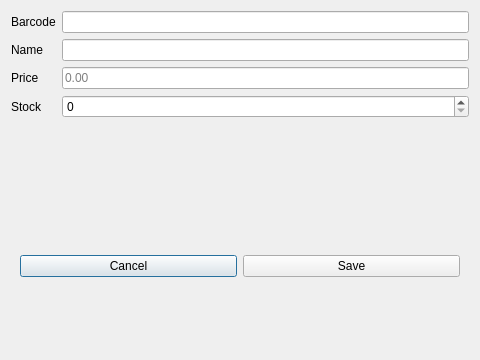
<?xml version="1.0" encoding="UTF-8"?>
<ui version="4.0">
 <class>ProductDialog</class>
 <widget class="QDialog" name="ProductDialog">
  <property name="geometry">
   <rect>
    <x>0</x>
    <y>0</y>
    <width>480</width>
    <height>360</height>
   </rect>
  </property>
  <property name="windowTitle">
   <string>Product</string>
  </property>
  <layout class="QVBoxLayout" name="verticalLayout">
   <item>
    <layout class="QFormLayout" name="formLayout">
     <item row="0" column="0">
      <widget class="QLabel" name="label_barcode">
       <property name="text">
        <string>Barcode</string>
       </property>
      </widget>
     </item>
     <item row="0" column="1">
      <widget class="QLineEdit" name="edit_barcode"/>
     </item>
     <item row="1" column="0">
      <widget class="QLabel" name="label_name">
       <property name="text">
        <string>Name</string>
       </property>
      </widget>
     </item>
     <item row="1" column="1">
      <widget class="QLineEdit" name="edit_name"/>
     </item>
     <item row="2" column="0">
      <widget class="QLabel" name="label_price">
       <property name="text">
        <string>Price</string>
       </property>
      </widget>
     </item>
     <item row="2" column="1">
      <widget class="QLineEdit" name="edit_price">
       <property name="placeholderText">
        <string>0.00</string>
       </property>
      </widget>
     </item>
     <item row="3" column="0">
      <widget class="QLabel" name="label_stock">
       <property name="text">
        <string>Stock</string>
       </property>
      </widget>
     </item>
     <item row="3" column="1">
      <widget class="QSpinBox" name="spin_stock">
       <property name="minimum">
        <number>0</number>
       </property>
       <property name="maximum">
        <number>100000</number>
       </property>
      </widget>
     </item>
    </layout>
   </item>
   <item>
    <widget class="QWidget" name="buttonRow">
     <layout class="QHBoxLayout" name="buttonLayout">
      <item>
       <widget class="QPushButton" name="btn_cancel">
        <property name="text">
         <string>Cancel</string>
        </property>
       </widget>
      </item>
      <item>
       <widget class="QPushButton" name="btn_save">
        <property name="text">
         <string>Save</string>
        </property>
       </widget>
      </item>
     </layout>
    </widget>
   </item>
  </layout>
 </widget>
 <resources/>
 <connections/>
</ui>
